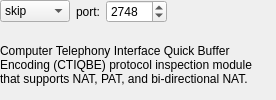
         <widget class="QWidget" name="label660">
          <attribute name="title">
           <string>ctiqbe</string>
          </attribute>
          <layout class="QGridLayout">
           <property name="margin">
            <number>0</number>
           </property>
           <item row="0" column="0">
            <widget class="QComboBox" name="pix_ctiqbe_switch">
             <item>
              <property name="text">
               <string>skip</string>
              </property>
             </item>
             <item>
              <property name="text">
               <string>enable</string>
              </property>
             </item>
             <item>
              <property name="text">
               <string>disable</string>
              </property>
             </item>
            </widget>
           </item>
           <item row="1" column="0" colspan="4">
            <widget class="QLabel" name="label664">
             <property name="text">
              <string>Computer Telephony Interface Quick Buffer Encoding (CTIQBE) protocol inspection module that supports NAT, PAT, and bi-directional NAT.</string>
             </property>
             <property name="alignment">
              <set>Qt::AlignLeading|Qt::AlignLeft|Qt::AlignVCenter</set>
             </property>
             <property name="wordWrap">
              <bool>true</bool>
             </property>
            </widget>
           </item>
           <item row="0" column="1">
            <widget class="QLabel" name="label663">
             <property name="text">
              <string>port:</string>
             </property>
             <property name="alignment">
              <set>Qt::AlignCenter</set>
             </property>
             <property name="wordWrap">
              <bool>false</bool>
             </property>
             <property name="buddy">
              <cstring>pix_ctiqbe_port</cstring>
             </property>
            </widget>
           </item>
           <item row="0" column="2">
            <widget class="QSpinBox" name="pix_ctiqbe_port">
             <property name="minimum">
              <number>1</number>
             </property>
             <property name="maximum">
              <number>65535</number>
             </property>
             <property name="value">
              <number>2748</number>
             </property>
            </widget>
           </item>
           <item row="0" column="3">
            <spacer>
             <property name="orientation">
              <enum>Qt::Horizontal</enum>
             </property>
             <property name="sizeType">
              <enum>QSizePolicy::Expanding</enum>
             </property>
             <property name="sizeHint" stdset="0">
              <size>
               <width>80</width>
               <height>20</height>
              </size>
             </property>
            </spacer>
           </item>
          </layout>
         </widget>
